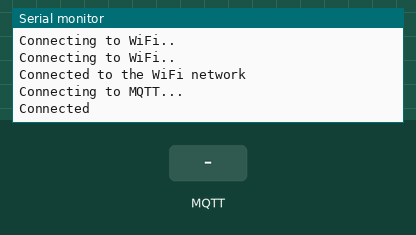
The sketch below on a simulated ESP8266 (NodeMCU). Shown: the last lines printed to the serial monitor. Inputs (shaded band) come from the test bench. WiFi joins after 1.5 s; servers stay silent unless stated; no MQTT or app messages arrive unless stated.

Above: at 4.7 s.
4.8 s: MQTT message "1" arrives on the first subscribed topic
At 6.0 s:
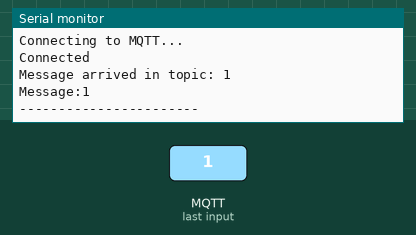
6.3 s: MQTT message "on" arrives on the first subscribed topic
At 7.2 s:
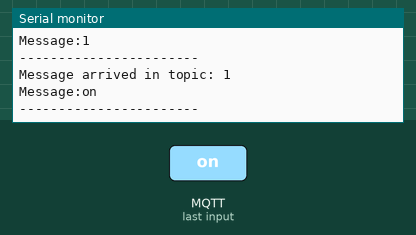
7.8 s: MQTT message "off" arrives on the first subscribed topic
At 8.4 s:
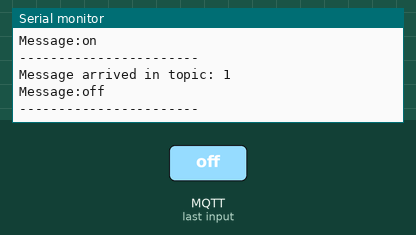

Measured:
- after the input at 4.8 s, the serial monitor: prints a new line at once (image 1)
- after the input at 6.3 s, the serial monitor: prints a new line at once (image 2)
- after the input at 7.8 s, the serial monitor: prints a new line at once (image 3)

The sketch:

ConnectToMQTTbroker.ino
```cpp
#include <ESP8266WiFi.h>
#include <PubSubClient.h>

 //Network setting
const char* ssid      = "Lamhx"; //YourNetworkName
const char* password  =  ""; //

//MQTT setting
const char* mqttServer    = "m15.cloudmqtt.com";
const int   mqttPort      = 14375;
const char* mqttUser      = "wbpwjaso";
const char* mqttPassword  = "eO-kjpnhyvrI";
const char* mqttClientID  = "ESP8266Client";

const char* mqttPublish   = "";
const char* mqttSubscribe = "1";

WiFiClient espClient;
PubSubClient client(espClient);

void setup()
{

  Serial.begin(115200);

  WiFi.begin(ssid, password);

  while (WiFi.status() != WL_CONNECTED) {
    delay(500);
    Serial.println("Connecting to WiFi..");
  }

  Serial.println("Connected to the WiFi network");

  client.setServer(mqttServer, mqttPort);
  client.setCallback(callback);

  while (!client.connected())
  {
    Serial.println("Connecting to MQTT...");

    if (client.connect(mqttClientID, mqttUser, mqttPassword ))
    {
      Serial.println("Connected");
    }
    else
    {

      Serial.print("Failed with state: ");
      Serial.println(client.state());

      delay(2000);

    }
   }
  delay(2000);
  client.publish(mqttSubscribe, "Hello from ESP8266");
  client.subscribe(mqttSubscribe);

}

void callback(char* topic, byte* payload, unsigned int length) {

  Serial.print("Message arrived in topic: ");
  Serial.println(topic);

  Serial.print("Message:");
  for (int i = 0; i < length; i++) {
    Serial.print((char)payload[i]);
  }

  Serial.println();
  Serial.println("-----------------------");
}

void loop() {
  client.loop();
}
```
